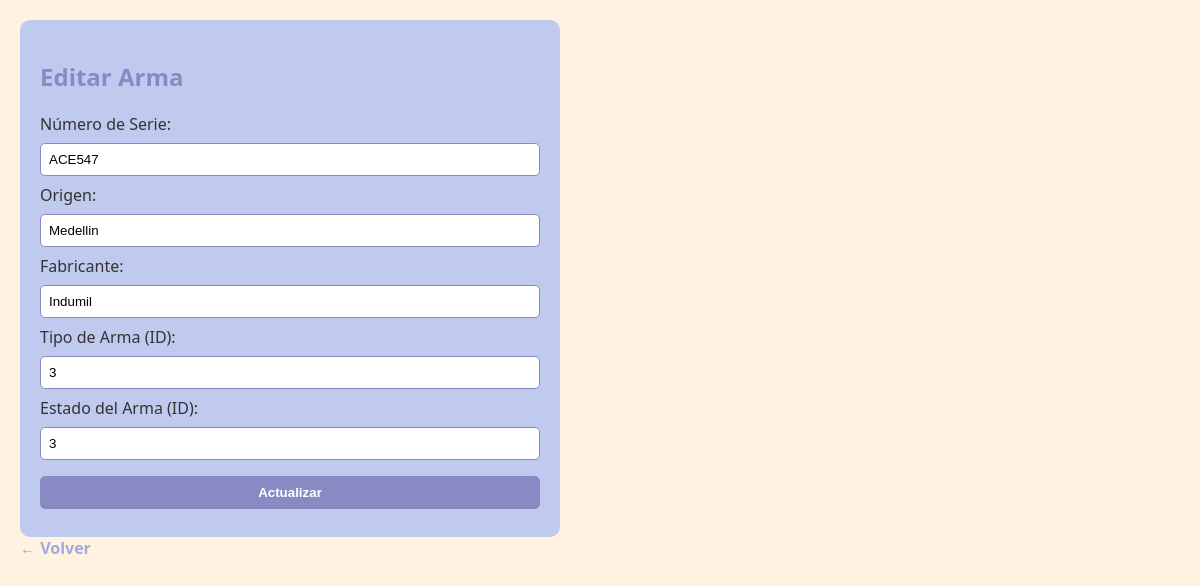
The app's page /editar.php?id=6 with its own data.
### tables this page shows
CREATE TABLE `arma` (
  `id_arma` int(11) NOT NULL,
  `numero_serie` varchar(50) NOT NULL,
  `origen` varchar(100) NOT NULL,
  `fabricante` varchar(100) DEFAULT NULL,
  `id_tipo_arma` int(11) DEFAULT NULL,
  `id_estado_arma` int(11) DEFAULT NULL
);

### editar.php (the view, shortened to what this page needs)
<!DOCTYPE html>
<html>
<head>
    <link rel="stylesheet" href="estilos.css">
</head>
<body>
<?php
include 'db.php';
$id = $_GET['id'];
$arma = $conexion->query("SELECT * FROM Arma WHERE id_arma=$id")->fetch_assoc();
?>
<form method="POST">
    <h2>Editar Arma</h2>
    Número de Serie: <input type="text" name="numero_serie" value="<?= $arma['numero_serie'] ?>"><br>
    Origen: <input type="text" name="origen" value="<?= $arma['origen'] ?>"><br>
    Fabricante: <input type="text" name="fabricante" value="<?= $arma['fabricante'] ?>"><br>
    Tipo de Arma (ID): <input type="number" name="id_tipo_arma" value="<?= $arma['id_tipo_arma'] ?>"><br>
    Estado del Arma (ID): <input type="number" name="id_estado_arma" value="<?= $arma['id_estado_arma'] ?>"><br>
    <button type="submit">Actualizar</button>
</form>
<a href="index.php">← Volver</a>

### estilos.css (style rules this page uses)
body { background-color: #FFF2E0; font-family: 'Segoe UI', Tahoma, Geneva, Verdana, sans-serif; color: #333; margin: 0; padding: 20px; }
h2 { color: #898AC4; }
a { text-decoration: none; color: #A2AADB; font-weight: bold; }
form { background-color: #C0C9EE; padding: 20px; border-radius: 10px; max-width: 500px; }
input[type="text"], input[type="number"], input[type="email"], button { width: 100%; padding: 8px; margin: 8px 0; box-sizing: border-box; border: 1px solid #898AC4; border-radius: 5px; }
button { background-color: #898AC4; color: white; font-weight: bold; cursor: pointer; }

### records on screen
arma: numero_serie "ACE547", origen "Medellin", fabricante "Indumil", id_tipo_arma "3", id_estado_arma "3"
